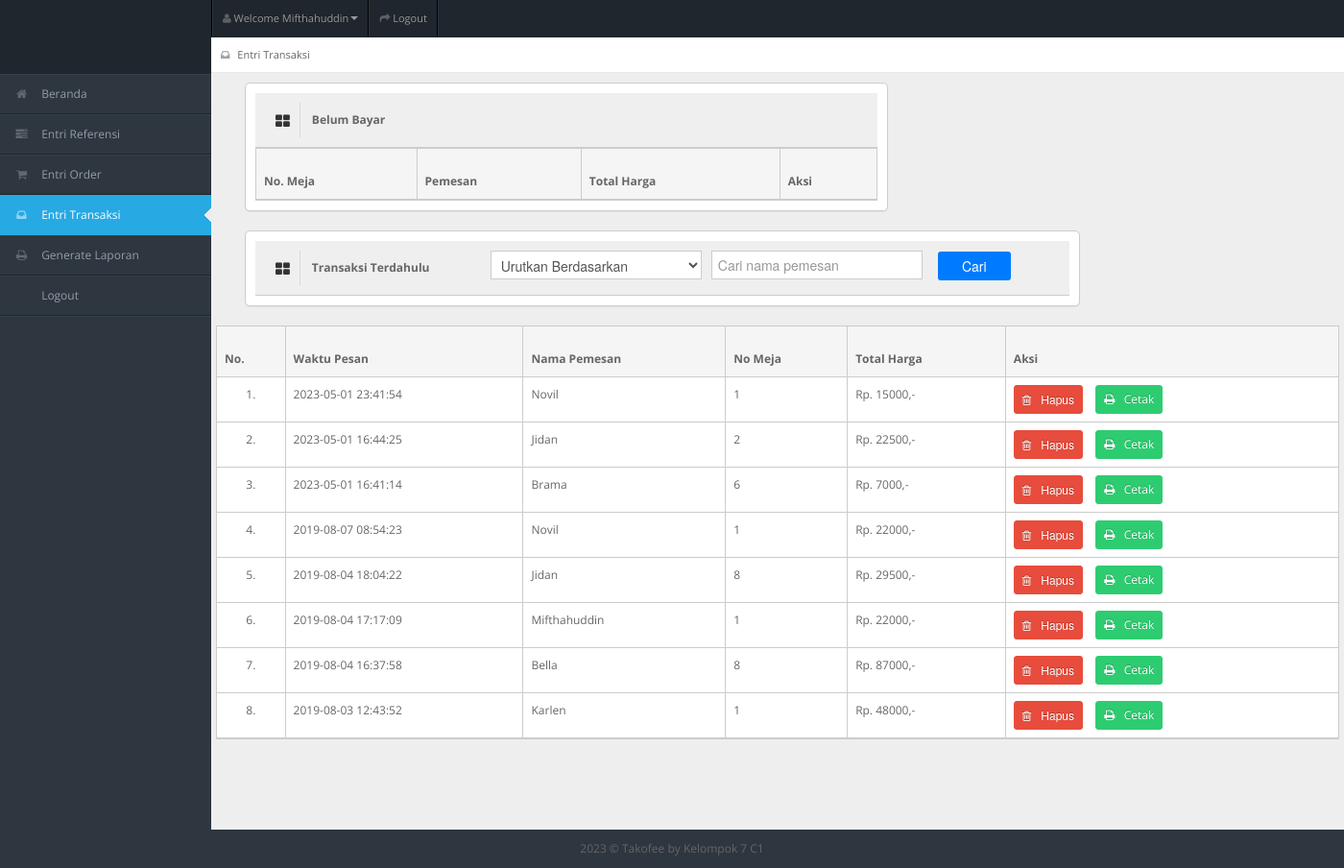
Page /entri_transaksi.php (signed in) on the earlier database version.
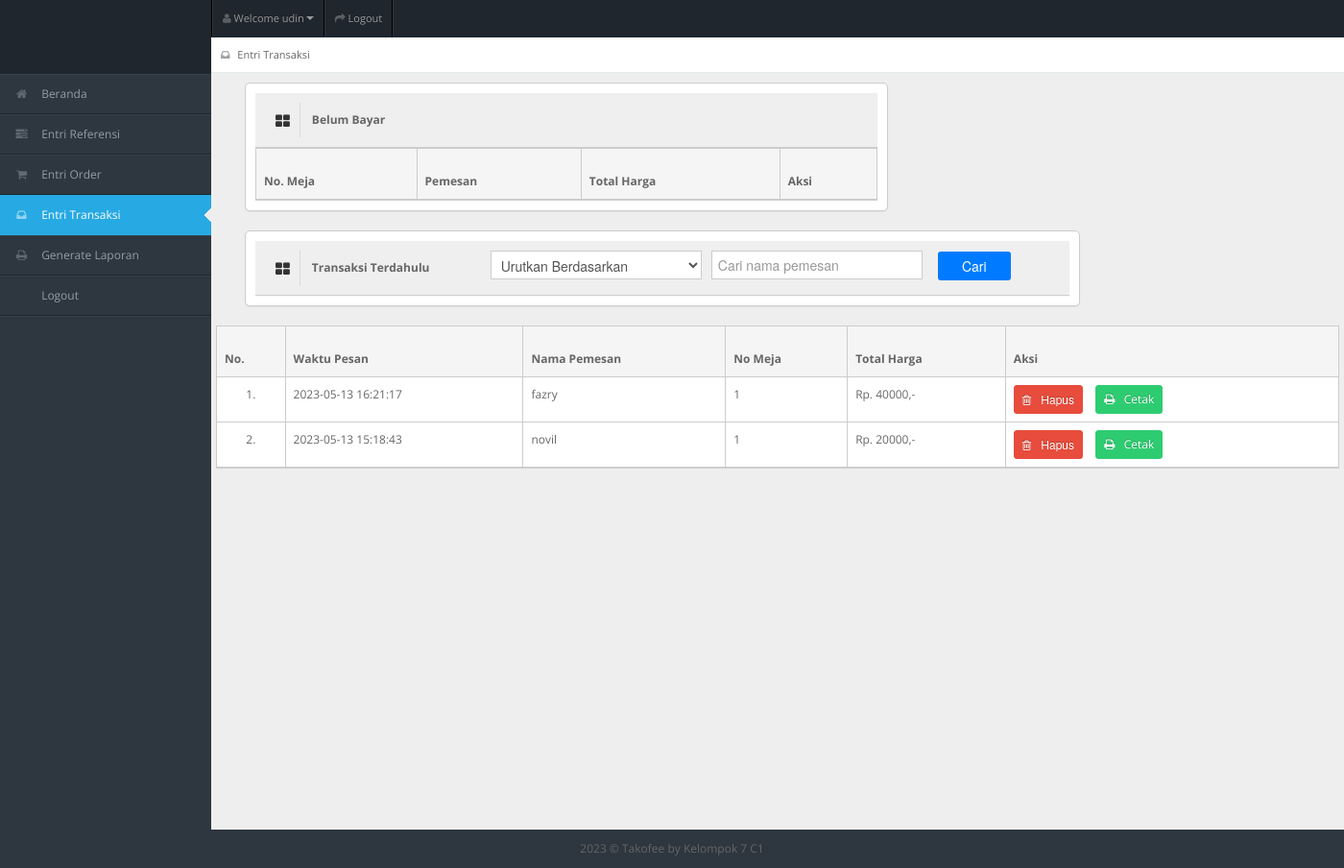
Same page on the later database version.
### tables this page shows
CREATE TABLE `tb_user` (
  `id_user` int(11) NOT NULL,
  `username` varchar(150) NOT NULL,
  `password` varchar(150) NOT NULL,
  `nama_user` varchar(150) NOT NULL,
  `id_level` int(11) NOT NULL,
  `status` varchar(150) NOT NULL
);

CREATE TABLE `tb_order` (
  `id_order` int(11) NOT NULL,
  `id_admin` int(11) DEFAULT NULL,
  `id_pengunjung` int(11) NOT NULL,
  `waktu_pesan` datetime NOT NULL,
  `no_meja` int(11) NOT NULL,
  `total_harga` varchar(150) NOT NULL,
  `uang_bayar` varchar(150) DEFAULT NULL,
  `uang_kembali` varchar(150) DEFAULT NULL,
  `status_order` varchar(150) NOT NULL
);

### entri_transaksi.php (the view, shortened to what this page needs)
<!DOCTYPE html>
<?php
include "connection/koneksi.php";
$id = $_SESSION['id_user'];
if (isset($_SESSION['username'])) {
  $query = "select * from tb_user natural join tb_level where id_user = $id";
  mysqli_query($conn, $query);
  $sql = mysqli_query($conn, $query);
  while ($r = mysqli_fetch_array($sql)) {
?>
    <html lang="en">
    <head>
      <link rel="stylesheet" href="template/dashboard/css/bootstrap.min.css" />
      <link rel="stylesheet" href="template/dashboard/css/bootstrap-responsive.min.css" />
      <link rel="stylesheet" href="template/dashboard/css/fullcalendar.css" />
      <link rel="stylesheet" href="template/dashboard/css/matrix-style.css" />
      <link rel="stylesheet" href="template/dashboard/css/matrix-media.css" />
      <link href="template/dashboard/font-awesome/css/font-awesome.css" rel="stylesheet" />
      <link rel="stylesheet" href="template/dashboard/css/jquery.gritter.css" />
    </head>
    <body>
      <div id="header">
        <h1><a href="entri_transaksi.php">Entri Transaksi</a></h1>
      </div>
      <div id="user-nav" class="navbar navbar-inverse">
        <ul class="nav">
          <li class="dropdown" id="profile-messages"><a title="" href="#" data-toggle="dropdown" data-target="#profile-messages" class="dropdown-toggle"><i class="icon icon-user"></i> <span class="text">Welcome <?php echo $r['nama_user']; ?></span><b class="caret"></b></a>
          </li>
          <li class=""><a title="" href="logout.php"><i class="icon icon-share-alt"></i> <span class="text">Logout</span></a></li>
        </ul>
      </div>
      <div id="sidebar"><a href="entri_referensi.php" class="visible-phone"><i class="icon icon-inbox"></i> <span>Entri Transaksi</span></a>
        <ul>
          <?php
          if ($r['id_level'] == 1) {
          ?>
            <li> <a href="beranda.php"><i class="icon icon-home"></i> <span>Beranda</span></a> </li>
            <li> <a href="entri_referensi.php"><i class="icon icon-tasks"></i> <span>Entri Referensi</span></a> </li>
            <li> <a href="entri_order.php"><i class="icon icon-shopping-cart"></i> <span>Entri Order</span></a> </li>
            <li class="active"> <a href="entri_transaksi.php"><i class="icon icon-inbox"></i> <span>Entri Transaksi</span></a> </li>
            <li> <a href="generate_laporan.php"><i class="icon icon-print"></i> <span>Generate Laporan</span></a> </li>
            <li> <a href="logout.php"><i class="icon icon-sign-out"></i> <span>Logout</span></a> </li>
          <?php
          } else if ($r['id_level'] == 2) {
          ?>
            <li> <a href="beranda.php"><i class="icon icon-home"></i> <span>Beranda</span></a> </li>
            <li> <a href="entri_order.php"><i class="icon icon-shopping-cart"></i> <span>Entri Order</span></a> </li>
            <li> <a href="generate_laporan.php"><i class="icon icon-print"></i> <span>Generate Laporan</span></a> </li>
            <li> <a href="logout.php"><i class="icon icon-sign-out"></i> <span>Logout</span></a> </li>
          <?php
          } else if ($r['id_level'] == 3) {
          ?>
            <li><a href="beranda.php"><i class="icon icon-home"></i> <span>Beranda</span></a> </li>
            <li class="active"> <a href="entri_transaksi.php"><i class="icon icon-inbox"></i> <span>Entri Transaksi</span></a> </li>
            <li> <a href="generate_laporan.php"><i class="icon icon-print"></i> <span>Generate Laporan</span></a> </li>
            <li> <a href="logout.php"><i class="icon icon-sign-out"></i> <span>Logout</span></a> </li>
          <?php
          } else if ($r['id_level'] == 4) {
          ?>
            <li class="active"><a href="beranda.php"><i class="icon icon-home"></i> <span>Beranda</span></a> </li>
            <li> <a href="generate_laporan.php"><i class="icon icon-print"></i> <span>Generate Laporan</span></a> </li>
            <li> <a href="logout.php"><i class="icon icon-sign-out"></i> <span>Logout</span></a> </li>
          <?php
          } else if ($r['id_level'] == 5) {
          ?>
            <li> <a href="beranda.php"><i class="icon icon-home"></i> <span>Beranda</span></a> </li>
            <li> <a href="entri_order.php"><i class="icon icon-shopping-cart"></i> <span>Entri Order</span></a> </li>
            <li> <a href="logout.php"><i class="icon icon-sign-out"></i> <span>Logout</span></a> </li>
          <?php
          }
          ?>
        </ul>
      </div>
      <div id="content">
        <div id="content-header">
          <div id="breadcrumb"> <a href="entri_transaksi.php" title="Go to here" class="tip-bottom"><i class="icon icon-inbox"></i> Entri Transaksi</a></div>
        </div>
        <div class="container">
          <div class="row-fluid">
            <?php
            if ($r['id_level'] == 1 || $r['id_level'] == 3) {
            ?>
              <div class="span7">
                <div class="widget-box">
                  <div class="widget-title bg_lg"><span class="icon"><i class="icon-th-large"></i></span>
                    <h5>Belum Bayar</h5>
                  </div>
                  <div class="widget-content nopadding">
                    <table class="table table-bordered table-invoice-full">
                      <thead>
                        <tr>
                          <th class="head0">No. Meja</th>
                          <th class="head1">Pemesan</th>
                          <th class="head0 right">Total Harga</th>
                          <th class="head0 right">Aksi</th>
                        </tr>
                      </thead>
                    </table>
                  </div>
                </div>
              </div>
              <div class="span9">
                <div class="widget-box">
                  <div class="widget-title bg_lg"><span class="icon"><i class="icon-th-large"></i></span>
                    <h5>Transaksi Terdahulu</h5>
                    <div style="display: flex; align-items: center; justify-content: center;">
                      <form method="get" action="" style="margin-right: 10px;">
                        <select name="sorting" onchange="this.form.submit()">
                          <option value="">Urutkan Berdasarkan</option>
                        </select>
                      </form>
                      <form method="get" action="">
                        <input type="text" name="search" maxlength="20" placeholder="Cari nama pemesan" autocomplete="off" value="<?php if (isset($_GET['search'])) echo $_GET['search']; ?>">
                        <button type="submit" class="tmbsearch">Cari</button>
                      </form>
                    </div>
                  </div>
                  <?php
                  $query_sudah_order = "SELECT * FROM tb_order LEFT JOIN tb_user ON tb_order.id_pengunjung = tb_user.id_user WHERE status_order = 'sudah bayar'";
                  if (isset($_GET['sorting'])) {
                    if ($_GET['sorting'] == 'desc') {
                      $query_sudah_order .= " ORDER BY waktu_pesan DESC";
                    } else if ($_GET['sorting'] == 'asc') {
                      $query_sudah_order .= " ORDER BY waktu_pesan ASC";
                    }
                  } else {
                    $query_sudah_order .= " ORDER BY id_order DESC";
                  }
                  ?>
                </div>
              </div>
          </div>
          <div class="widget-content nopadding">
            <table class="table table-bordered table-invoice-full">
              <thead>
                <tr>
                  <th class="head0">No.</th>
                  <th class="head0">Waktu Pesan</th>
                  <th class="head1">Nama Pemesan</th>
                  <th class="head0">No Meja</th>
                  <th class="head0 right">Total Harga</th>
                  <th class="head0 right">Aksi</th>
                </tr>
              </thead>
              <tbody>
                <?php
                $nomor = 1;
                $sql_sudah_order = mysqli_query($conn, $query_sudah_order);
                while ($r_sudah_order = mysqli_fetch_array($sql_sudah_order)) {
                ?>
                  <tr>
                    <td>
                      <center><?php echo $nomor++; ?>. </center>
                    </td>
                    <td><?php echo $r_sudah_order['waktu_pesan']; ?></td>
                    <td><?php echo $r_sudah_order['nama_user']; ?></td>
                    <td><?php echo $r_sudah_order['no_meja']; ?></td>
                    <td>Rp. <?php echo $r_sudah_order['total_harga']; ?>,-</td>
                    <td>
                      <form action="" method="post">
                        <button type="submit" value="<?php echo $r_sudah_order['id_order']; ?>" name="hapus_transaksi" class="btn btn-mini btn-danger">
                          <i class='icon icon-trash'></i>
                          &nbsp; Hapus
                        </button>
                        <a target='_blank' href="cetak_transaksi.php?konten=<?php echo $r_sudah_order['id_order']; ?>" class="btn btn-mini btn-success">
                          <i class='icon icon-print'></i>
                          &nbsp; Cetak
                        </a>
                      </form>
                    </td>
                  </tr>
                <?php
                }
                ?>
              </tbody>
            </table>
          </div>
        </div>
      </div>
    <?php
            }
    ?>
    <div class="row-fluid">
      <div id="footer" class="span12"> <?php echo date('Y'); ?> &copy; Takofee <a href="#">by Kelompok 7 C1</a> </div>
    </div>
    </body>
    </html>
<?php
  }
} else {
  header('location: logout.php');
}
?>

### template/dashboard/css/matrix-media.css (style rules this page uses)
body { background:#2E363F; }
#header { background-color: #1f262d; margin-top:10px; }
#sidebar > ul { border-bottom: 1px solid #37414b }
#sidebar > ul > li { border-top: 1px solid #37414b; border-bottom: 1px solid #1f262d; }
#sidebar > ul > li.active { background-color: #27a9e3; border-bottom: 1px solid #27a9e3; border-top: 1px solid #27a9e3; }
#sidebar > ul > li.active a { color:#fff; text-decoration:none; }

Differences in the rows shown:
removed tb_order: waktu_pesan "2023-05-01 23:41:54", tb_user.nama_user "Novil", no_meja "1", total_harga "15000", $r_sudah_order['id_order'] 24 (drawn)
removed tb_order: waktu_pesan "2023-05-01 16:44:25", tb_user.nama_user "Jidan", no_meja "2", total_harga "22500", $r_sudah_order['id_order'] 23 (drawn)
removed tb_order: waktu_pesan "2023-05-01 16:41:14", tb_user.nama_user "Brama", no_meja "6", total_harga "7000", $r_sudah_order['id_order'] 22 (drawn)
removed tb_order: waktu_pesan "2019-08-07 08:54:23", tb_user.nama_user "Novil", no_meja "1", total_harga "22000", $r_sudah_order['id_order'] 21 (drawn)
removed tb_order: waktu_pesan "2019-08-04 18:04:22", tb_user.nama_user "Jidan", no_meja "8", total_harga "29500", $r_sudah_order['id_order'] 20 (drawn)
removed tb_order: waktu_pesan "2019-08-04 17:17:09", tb_user.nama_user "Mifthahuddin", no_meja "1", total_harga "22000", $r_sudah_order['id_order'] 19 (drawn)
removed tb_order: waktu_pesan "2019-08-04 16:37:58", tb_user.nama_user "Bella", no_meja "8", total_harga "87000", $r_sudah_order['id_order'] 18 (drawn)
removed tb_order: waktu_pesan "2019-08-03 12:43:52", tb_user.nama_user "Karlen", no_meja "1", total_harga "48000", $r_sudah_order['id_order'] 14 (drawn)
changed tb_user: nama_user "Mifthahuddin" → "udin"
added tb_order: waktu_pesan "2023-05-13 16:21:17", tb_user.nama_user "fazry", no_meja "1", total_harga "40000", $r_sudah_order['id_order'] 2 (drawn)
added tb_order: waktu_pesan "2023-05-13 15:18:43", tb_user.nama_user "novil", no_meja "1", total_harga "20000"
